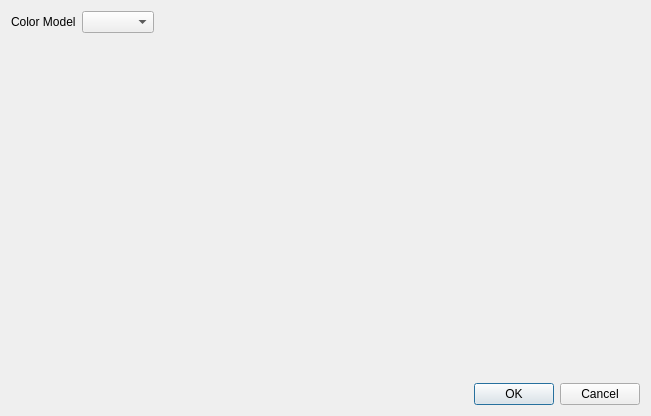
<?xml version="1.0" encoding="UTF-8"?>
<ui version="4.0">
 <class>ColorEditor</class>
 <widget class="QDialog" name="ColorEditor">
  <property name="geometry">
   <rect>
    <x>0</x>
    <y>0</y>
    <width>651</width>
    <height>416</height>
   </rect>
  </property>
  <property name="windowTitle">
   <string>Dialog</string>
  </property>
  <layout class="QGridLayout" name="gridLayout">
   <item row="2" column="0" colspan="2">
    <widget class="QDialogButtonBox" name="buttonBox">
     <property name="standardButtons">
      <set>QDialogButtonBox::Cancel|QDialogButtonBox::Ok</set>
     </property>
    </widget>
   </item>
   <item row="0" column="0">
    <layout class="QHBoxLayout" name="horizontalLayout">
     <item>
      <widget class="QLabel" name="label">
       <property name="text">
        <string>Color Model</string>
       </property>
      </widget>
     </item>
     <item>
      <widget class="QComboBox" name="comboBox"/>
     </item>
     <item>
      <spacer name="horizontalSpacer">
       <property name="orientation">
        <enum>Qt::Horizontal</enum>
       </property>
       <property name="sizeHint" stdset="0">
        <size>
         <width>40</width>
         <height>20</height>
        </size>
       </property>
      </spacer>
     </item>
    </layout>
   </item>
   <item row="1" column="0">
    <widget class="QStackedWidget" name="stackedWidget"/>
   </item>
  </layout>
 </widget>
 <resources/>
 <connections/>
</ui>
